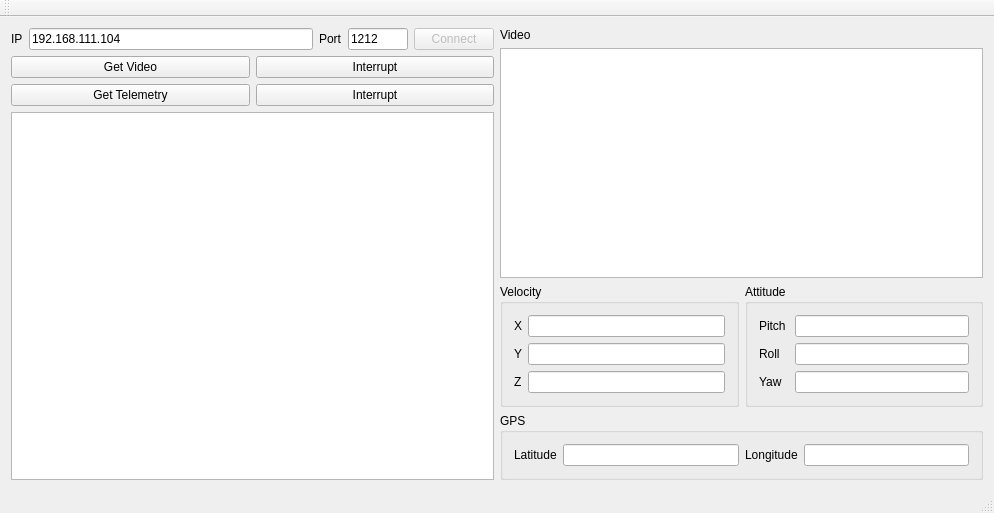
<?xml version="1.0" encoding="UTF-8"?>
<ui version="4.0">
 <class>MainWindow</class>
 <widget class="QMainWindow" name="MainWindow">
  <property name="geometry">
   <rect>
    <x>0</x>
    <y>0</y>
    <width>994</width>
    <height>513</height>
   </rect>
  </property>
  <property name="windowTitle">
   <string>MainWindow</string>
  </property>
  <widget class="QWidget" name="centralWidget">
   <layout class="QHBoxLayout" name="horizontalLayout_14">
    <item>
     <layout class="QVBoxLayout" name="verticalLayout">
      <item>
       <layout class="QHBoxLayout" name="horizontalLayout">
        <item>
         <widget class="QLabel" name="label_2">
          <property name="text">
           <string>IP</string>
          </property>
         </widget>
        </item>
        <item>
         <widget class="QLineEdit" name="ip_edit">
          <property name="sizePolicy">
           <sizepolicy hsizetype="Expanding" vsizetype="Fixed">
            <horstretch>0</horstretch>
            <verstretch>0</verstretch>
           </sizepolicy>
          </property>
          <property name="minimumSize">
           <size>
            <width>100</width>
            <height>0</height>
           </size>
          </property>
          <property name="text">
           <string>192.168.111.104</string>
          </property>
         </widget>
        </item>
        <item>
         <widget class="QLabel" name="label">
          <property name="text">
           <string>Port</string>
          </property>
         </widget>
        </item>
        <item>
         <widget class="QLineEdit" name="port_edit">
          <property name="sizePolicy">
           <sizepolicy hsizetype="Minimum" vsizetype="Fixed">
            <horstretch>0</horstretch>
            <verstretch>0</verstretch>
           </sizepolicy>
          </property>
          <property name="minimumSize">
           <size>
            <width>20</width>
            <height>0</height>
           </size>
          </property>
          <property name="maximumSize">
           <size>
            <width>60</width>
            <height>16777215</height>
           </size>
          </property>
          <property name="text">
           <string>1212</string>
          </property>
         </widget>
        </item>
        <item>
         <widget class="QPushButton" name="connect_btn">
          <property name="enabled">
           <bool>false</bool>
          </property>
          <property name="text">
           <string>Connect</string>
          </property>
         </widget>
        </item>
       </layout>
      </item>
      <item>
       <layout class="QHBoxLayout" name="horizontalLayout_3">
        <item>
         <widget class="QPushButton" name="get_video_btn">
          <property name="text">
           <string>Get Video</string>
          </property>
         </widget>
        </item>
        <item>
         <widget class="QPushButton" name="interrupt_video_btn">
          <property name="text">
           <string>Interrupt</string>
          </property>
         </widget>
        </item>
       </layout>
      </item>
      <item>
       <layout class="QHBoxLayout" name="horizontalLayout_15">
        <item>
         <widget class="QPushButton" name="get_telemetry_btn">
          <property name="styleSheet">
           <string notr="true"/>
          </property>
          <property name="text">
           <string>Get Telemetry</string>
          </property>
         </widget>
        </item>
        <item>
         <widget class="QPushButton" name="interrupt_telemetry_btn">
          <property name="text">
           <string>Interrupt</string>
          </property>
         </widget>
        </item>
       </layout>
      </item>
      <item>
       <layout class="QHBoxLayout" name="horizontalLayout_2">
        <item>
         <widget class="QPlainTextEdit" name="log_edit"/>
        </item>
       </layout>
      </item>
     </layout>
    </item>
    <item>
     <layout class="QVBoxLayout" name="verticalLayout_4">
      <item>
       <widget class="QLabel" name="label_3">
        <property name="text">
         <string>Video</string>
        </property>
       </widget>
      </item>
      <item>
       <widget class="QGraphicsView" name="video_view">
        <property name="sizePolicy">
         <sizepolicy hsizetype="Expanding" vsizetype="Expanding">
          <horstretch>1</horstretch>
          <verstretch>0</verstretch>
         </sizepolicy>
        </property>
       </widget>
      </item>
      <item>
       <layout class="QHBoxLayout" name="horizontalLayout_13">
        <item>
         <widget class="QGroupBox" name="groupBox">
          <property name="title">
           <string>Velocity</string>
          </property>
          <layout class="QVBoxLayout" name="verticalLayout_2">
           <item>
            <layout class="QHBoxLayout" name="horizontalLayout_4">
             <item>
              <widget class="QLabel" name="label_5">
               <property name="text">
                <string>X</string>
               </property>
              </widget>
             </item>
             <item>
              <widget class="QLineEdit" name="velocity_x_edit">
               <property name="enabled">
                <bool>true</bool>
               </property>
               <property name="readOnly">
                <bool>true</bool>
               </property>
              </widget>
             </item>
            </layout>
           </item>
           <item>
            <layout class="QHBoxLayout" name="horizontalLayout_5">
             <item>
              <widget class="QLabel" name="label_6">
               <property name="text">
                <string>Y</string>
               </property>
              </widget>
             </item>
             <item>
              <widget class="QLineEdit" name="velocity_y_edit">
               <property name="readOnly">
                <bool>true</bool>
               </property>
              </widget>
             </item>
            </layout>
           </item>
           <item>
            <layout class="QHBoxLayout" name="horizontalLayout_6">
             <item>
              <widget class="QLabel" name="label_7">
               <property name="text">
                <string>Z</string>
               </property>
              </widget>
             </item>
             <item>
              <widget class="QLineEdit" name="velocity_z_edit">
               <property name="readOnly">
                <bool>true</bool>
               </property>
              </widget>
             </item>
            </layout>
           </item>
          </layout>
         </widget>
        </item>
        <item>
         <widget class="QGroupBox" name="groupBox_2">
          <property name="title">
           <string>Attitude</string>
          </property>
          <layout class="QVBoxLayout" name="verticalLayout_3">
           <item>
            <layout class="QHBoxLayout" name="horizontalLayout_8">
             <item>
              <widget class="QLabel" name="label_8">
               <property name="minimumSize">
                <size>
                 <width>30</width>
                 <height>0</height>
                </size>
               </property>
               <property name="text">
                <string>Pitch</string>
               </property>
              </widget>
             </item>
             <item>
              <widget class="QLineEdit" name="pitch_edit">
               <property name="readOnly">
                <bool>true</bool>
               </property>
              </widget>
             </item>
            </layout>
           </item>
           <item>
            <layout class="QHBoxLayout" name="horizontalLayout_7">
             <item>
              <widget class="QLabel" name="label_4">
               <property name="sizePolicy">
                <sizepolicy hsizetype="Preferred" vsizetype="Preferred">
                 <horstretch>0</horstretch>
                 <verstretch>0</verstretch>
                </sizepolicy>
               </property>
               <property name="minimumSize">
                <size>
                 <width>30</width>
                 <height>0</height>
                </size>
               </property>
               <property name="text">
                <string>Roll</string>
               </property>
              </widget>
             </item>
             <item>
              <widget class="QLineEdit" name="roll_edit">
               <property name="readOnly">
                <bool>true</bool>
               </property>
              </widget>
             </item>
            </layout>
           </item>
           <item>
            <layout class="QHBoxLayout" name="horizontalLayout_9">
             <item>
              <widget class="QLabel" name="label_9">
               <property name="minimumSize">
                <size>
                 <width>30</width>
                 <height>0</height>
                </size>
               </property>
               <property name="text">
                <string>Yaw</string>
               </property>
              </widget>
             </item>
             <item>
              <widget class="QLineEdit" name="yaw_edit">
               <property name="readOnly">
                <bool>true</bool>
               </property>
              </widget>
             </item>
            </layout>
           </item>
          </layout>
         </widget>
        </item>
       </layout>
      </item>
      <item>
       <widget class="QGroupBox" name="groupBox_3">
        <property name="title">
         <string>GPS</string>
        </property>
        <layout class="QHBoxLayout" name="horizontalLayout_12">
         <item>
          <layout class="QHBoxLayout" name="horizontalLayout_11">
           <item>
            <widget class="QLabel" name="label_11">
             <property name="text">
              <string>Latitude</string>
             </property>
            </widget>
           </item>
           <item>
            <widget class="QLineEdit" name="latitude_edit">
             <property name="readOnly">
              <bool>true</bool>
             </property>
            </widget>
           </item>
          </layout>
         </item>
         <item>
          <layout class="QHBoxLayout" name="horizontalLayout_10">
           <item>
            <widget class="QLabel" name="label_10">
             <property name="text">
              <string>Longitude</string>
             </property>
            </widget>
           </item>
           <item>
            <widget class="QLineEdit" name="longitude_edit">
             <property name="readOnly">
              <bool>true</bool>
             </property>
            </widget>
           </item>
          </layout>
         </item>
        </layout>
       </widget>
      </item>
     </layout>
    </item>
   </layout>
  </widget>
  <widget class="QMenuBar" name="menuBar">
   <property name="geometry">
    <rect>
     <x>0</x>
     <y>0</y>
     <width>994</width>
     <height>26</height>
    </rect>
   </property>
  </widget>
  <widget class="QToolBar" name="mainToolBar">
   <attribute name="toolBarArea">
    <enum>TopToolBarArea</enum>
   </attribute>
   <attribute name="toolBarBreak">
    <bool>false</bool>
   </attribute>
  </widget>
  <widget class="QStatusBar" name="statusBar"/>
 </widget>
 <layoutdefault spacing="6" margin="11"/>
 <resources/>
 <connections/>
</ui>
